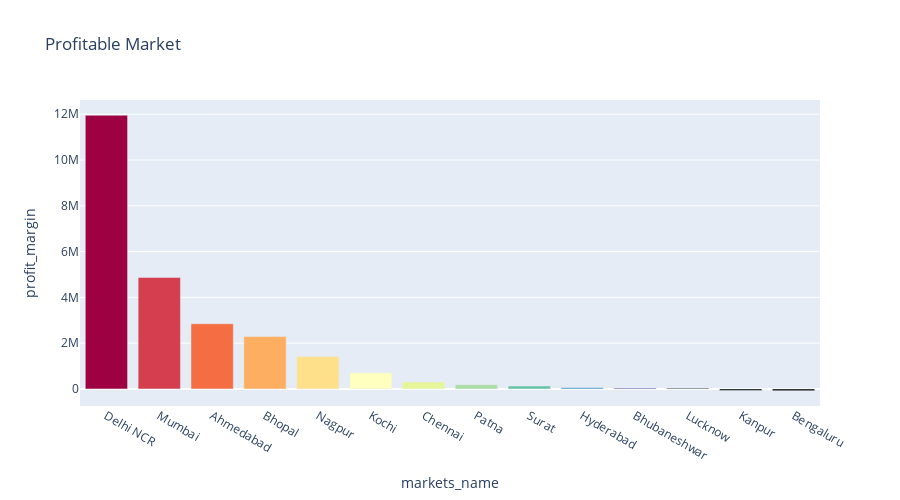

The code cell stored with this chart in its notebook:
### Code cell
fig = px.bar(
    data_frame=markets, 
    x="markets_name", 
    y="profit_margin", 
    title='Profitable Market'
)

fig.update_layout(
    autosize=False,
    height=500,
)

fig.update_traces(marker_color=colors)
fig.show()

### Figure 1 — Plotly figure (JSON) as saved in the notebook; plotly's stock layout.template omitted (floating-point values rounded to 4 significant figures)
{"data": [{"alignmentgroup": "True", "hovertemplate": "markets_name=%{x}<br>profit_margin=%{y}<extra></extra>", "legendgroup": "", "marker": {"color": ["rgb(158,1,66)", "rgb(213,62,79)", "rgb(244,109,67)", "rgb(253,174,97)", "rgb(254,224,139)", "rgb(255,255,191)", "rgb(230,245,152)", "rgb(171,221,164)", "rgb(102,194,165)", "rgb(50,136,189)", "rgb(94,79,162)"], "pattern": {"shape": ""}}, "name": "", "offsetgroup": "", "orientation": "v", "showlegend": false, "textposition": "auto", "type": "bar", "x": ["Delhi NCR", "Mumbai", "Ahmedabad", "Bhopal", "Nagpur", "Kochi", "Chennai", "Patna", "Surat", "Hyderabad", "Bhubaneshwar", "Lucknow", "Kanpur", "Bengaluru"], "xaxis": "x", "y": [11950000.0, 4873000.0, 2848000.0, 2287000.0, 1412000.0, 703300.0, 300600.0, 182300.0, 126700.0, 46960.0, 35600.0, 31160.0, -65880.0, -77530.0], "yaxis": "y"}], "layout": {"autosize": false, "barmode": "relative", "height": 500, "legend": {"tracegroupgap": 0}, "title": {"text": "Profitable Market"}, "xaxis": {"anchor": "y", "domain": [0, 1], "title": {"text": "markets_name"}}, "yaxis": {"anchor": "x", "domain": [0, 1], "title": {"text": "profit_margin"}}}}
